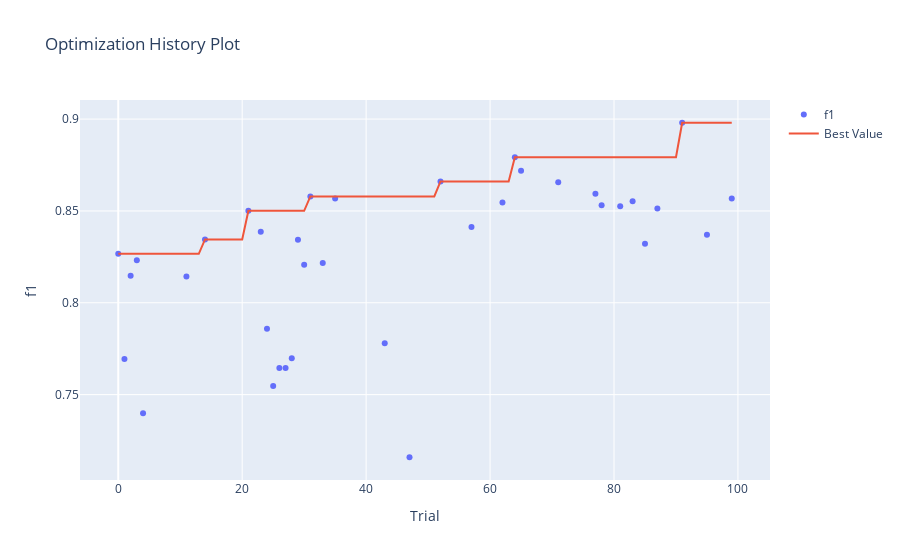

Here is the notebook cell this chart was saved with:
### Code cell
optuna.visualization.plot_optimization_history(study, target_name="f1")
